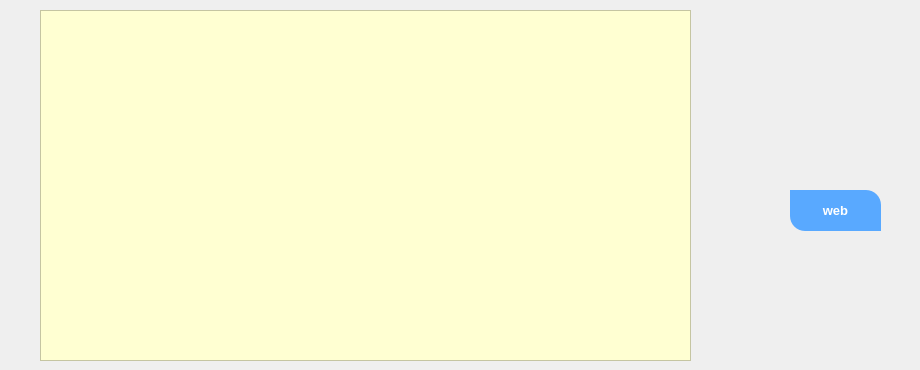
   <widget class="QWidget" name="tab_9">
    <attribute name="title">
     <string>notes</string>
    </attribute>
    <widget class="QPushButton" name="web">
     <property name="geometry">
      <rect>
       <x>790</x>
       <y>190</y>
       <width>91</width>
       <height>41</height>
      </rect>
     </property>
     <property name="styleSheet">
      <string notr="true">QPushButton
{
	
	
	
	background-color: rgb(89, 169, 255);
	color: #fff;
	font-size: 13px;
	font-weight: bold;
	border-top-right-radius: 15px;
	border-top-left-radius: 0px;
	border-bottom-right-radius: 0px;
	border-bottom-left-radius: 15px;
	/*padding: 10px;*/

}</string>
     </property>
     <property name="text">
      <string>web</string>
     </property>
    </widget>
    <widget class="QTextEdit" name="textEdit">
     <property name="geometry">
      <rect>
       <x>40</x>
       <y>10</y>
       <width>651</width>
       <height>351</height>
      </rect>
     </property>
     <property name="palette">
      <palette>
       <active>
        <colorrole role="WindowText">
         <brush brushstyle="SolidPattern">
          <color alpha="255">
           <red>0</red>
           <green>0</green>
           <blue>0</blue>
          </color>
         </brush>
        </colorrole>
        <colorrole role="Button">
         <brush brushstyle="SolidPattern">
          <color alpha="255">
           <red>255</red>
           <green>255</green>
           <blue>210</blue>
          </color>
         </brush>
        </colorrole>
        <colorrole role="Text">
         <brush brushstyle="SolidPattern">
          <color alpha="255">
           <red>0</red>
           <green>0</green>
           <blue>0</blue>
          </color>
         </brush>
        </colorrole>
        <colorrole role="ButtonText">
         <brush brushstyle="SolidPattern">
          <color alpha="255">
           <red>0</red>
           <green>0</green>
           <blue>0</blue>
          </color>
         </brush>
        </colorrole>
        <colorrole role="Base">
         <brush brushstyle="SolidPattern">
          <color alpha="255">
           <red>255</red>
           <green>255</green>
           <blue>210</blue>
          </color>
         </brush>
        </colorrole>
        <colorrole role="Window">
         <brush brushstyle="SolidPattern">
          <color alpha="255">
           <red>255</red>
           <green>255</green>
           <blue>210</blue>
          </color>
         </brush>
        </colorrole>
        <colorrole role="PlaceholderText">
         <brush brushstyle="NoBrush">
          <color alpha="128">
           <red>0</red>
           <green>0</green>
           <blue>0</blue>
          </color>
         </brush>
        </colorrole>
       </active>
       <inactive>
        <colorrole role="WindowText">
         <brush brushstyle="SolidPattern">
          <color alpha="255">
           <red>0</red>
           <green>0</green>
           <blue>0</blue>
          </color>
         </brush>
        </colorrole>
        <colorrole role="Button">
         <brush brushstyle="SolidPattern">
          <color alpha="255">
           <red>255</red>
           <green>255</green>
           <blue>210</blue>
          </color>
         </brush>
        </colorrole>
        <colorrole role="Text">
         <brush brushstyle="SolidPattern">
          <color alpha="255">
           <red>0</red>
           <green>0</green>
           <blue>0</blue>
          </color>
         </brush>
        </colorrole>
        <colorrole role="ButtonText">
         <brush brushstyle="SolidPattern">
          <color alpha="255">
           <red>0</red>
           <green>0</green>
           <blue>0</blue>
          </color>
         </brush>
        </colorrole>
        <colorrole role="Base">
         <brush brushstyle="SolidPattern">
          <color alpha="255">
           <red>255</red>
           <green>255</green>
           <blue>210</blue>
          </color>
         </brush>
        </colorrole>
        <colorrole role="Window">
         <brush brushstyle="SolidPattern">
          <color alpha="255">
           <red>255</red>
           <green>255</green>
           <blue>210</blue>
          </color>
         </brush>
        </colorrole>
        <colorrole role="PlaceholderText">
         <brush brushstyle="NoBrush">
          <color alpha="128">
           <red>0</red>
           <green>0</green>
           <blue>0</blue>
          </color>
         </brush>
        </colorrole>
       </inactive>
       <disabled>
        <colorrole role="WindowText">
         <brush brushstyle="SolidPattern">
          <color alpha="255">
           <red>0</red>
           <green>0</green>
           <blue>0</blue>
          </color>
         </brush>
        </colorrole>
        <colorrole role="Button">
         <brush brushstyle="SolidPattern">
          <color alpha="255">
           <red>255</red>
           <green>255</green>
           <blue>210</blue>
          </color>
         </brush>
        </colorrole>
        <colorrole role="Text">
         <brush brushstyle="SolidPattern">
          <color alpha="255">
           <red>0</red>
           <green>0</green>
           <blue>0</blue>
          </color>
         </brush>
        </colorrole>
        <colorrole role="ButtonText">
         <brush brushstyle="SolidPattern">
          <color alpha="255">
           <red>0</red>
           <green>0</green>
           <blue>0</blue>
          </color>
         </brush>
        </colorrole>
        <colorrole role="Base">
         <brush brushstyle="SolidPattern">
          <color alpha="255">
           <red>255</red>
           <green>255</green>
           <blue>210</blue>
          </color>
         </brush>
        </colorrole>
        <colorrole role="Window">
         <brush brushstyle="SolidPattern">
          <color alpha="255">
           <red>255</red>
           <green>255</green>
           <blue>210</blue>
          </color>
         </brush>
        </colorrole>
        <colorrole role="PlaceholderText">
         <brush brushstyle="NoBrush">
          <color alpha="128">
           <red>0</red>
           <green>0</green>
           <blue>0</blue>
          </color>
         </brush>
        </colorrole>
       </disabled>
      </palette>
     </property>
     <property name="styleSheet">
      <string notr="true">color: rgb(0, 0, 0);</string>
     </property>
    </widget>
    <widget class="QLabel" name="label_date_time">
     <property name="geometry">
      <rect>
       <x>760</x>
       <y>10</y>
       <width>151</width>
       <height>31</height>
      </rect>
     </property>
     <property name="text">
      <string/>
     </property>
    </widget>
   </widget>
